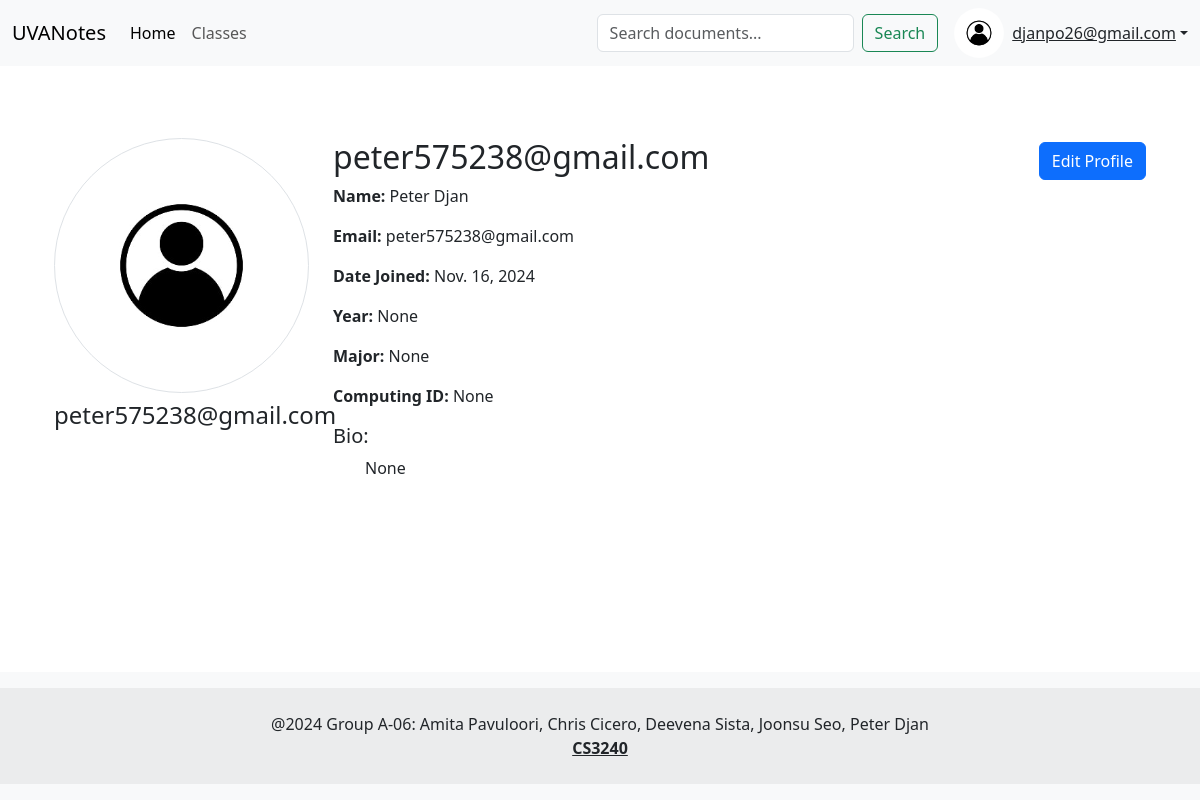
Page /profile/peter575238@gmail.com/ (signed in) on the committed database.
### profiles/models.py (models this page shows, shortened)
class Profile(models.Model):
    USER_TYPE_CHOICES = [('Common', 'Common'),
                         ('PMA Admin', 'PMA Admin'),
                         ('Anonymous', 'Anonymous')
                         ]
    YEAR_CHOICES = [ ('First Year','First Year'),
                    ('Second Year','Second Year'),
                    ('Third Year','Third Year'),
                    ('Fourth Year','Fourth Year')
                    ]
    user = models.OneToOneField(User, on_delete=models.CASCADE)
    computing_id = models.TextField(max_length=10, unique=True, blank=True, null=True, default=None)
    major = models.TextField(max_length=50, blank=True, null=True)
    year = models.CharField(max_length=15, choices=YEAR_CHOICES, blank=True, null=True)
    user_type = models.CharField(max_length=20, default='Common', choices=USER_TYPE_CHOICES)
    date_joined = models.DateField(auto_now_add=True)
    bio = models.TextField(max_length=500, blank=True, null=True)
    profile_pic = models.FileField(upload_to=upload_to_profile_folder, default='profiles/images/testpfp.png')

### profiles/views.py (the view)
# urls.py: path('<str:username>/', views.profile_view, name='profile'),
@login_required
def profile_view(request, username):
    if request.user.username == 'guest':
        messages.warning(request, "Access restricted.")
        return redirect('home')
    user = get_object_or_404(User, username=username)
    profile = get_object_or_404(Profile, user=user)
    return render(request, 'profiles/profile.html', {'profile': profile})

### profiles/context_processors.py (called while the page is built)
def user_profile(request):
    if request.user.is_authenticated:
        try:
            profile = Profile.objects.get(user=request.user)
            return {'user_profile': profile}
        except Profile.DoesNotExist:
            return {'user_profile': None}
    return {}

### profiles/templates/profiles/profile.html (shortened to what this page needs)
{% extends 'base.html' %}
{% load static %}
{% block content %}
<div class="container">
    <div class="row mt-4">
        <div class="col-md-3 justify-content-between">
            <img src="{{ profile.profile_pic.url }}" alt="Profile Picture" class="img-thumbnail rounded-circle">
            <h4 class="mt-2">{{ profile.user.username }}</h4>
        </div>
        <div class="col-md-9">
            <div class="d-flex justify-content-between align-items-center">
                <h2>{{ profile.user.username }}</h2>
                        <a href="{% url 'profiles:editprofile' request.user.username %}" class="btn btn-primary">Edit Profile</a>
            </div>
            <p><strong>Name:</strong> {{ profile.user.first_name }} {{ profile.user.last_name }}</p>
            <p><strong>Email:</strong> {{ profile.user.email }}</p>
            <p><strong>Date Joined:</strong> {{ profile.date_joined }}</p>
            {% if profile.user_type != 'PMA Admin' %}
            <p><strong>Year:</strong> {{ profile.year }}</p>
            <p><strong>Major:</strong> {{ profile.major }}</p>
            <p><strong>Computing ID:</strong> {{ profile.computing_id }}</p>
            <h5>Bio:</h5>
            <ul>
                {{ profile.bio }}
            </ul>
            {% else%}
            <h3><strong>PMA ADMIN</strong></h3>
            {% endif%}
        </div>
    </div>
</div>
{% endblock %}

### mysite/templates/base.html (shortened to what this page needs)
<!DOCTYPE html>
{% load bootstrap5 %}
{% load static %}
<html lang="en">
<head>
    <link rel="stylesheet" href="https://cdn.jsdelivr.net/npm/bootstrap@5.3.3/dist/css/bootstrap.min.css"
>
    <link rel="stylesheet" href="https://cdnjs.cloudflare.com/ajax/libs/bootstrap-icons/1.10.0/font/bootstrap-icons.min.css">
</head>
<body>
    <nav class="navbar navbar-expand-lg navbar-light bg-light">
        <div class="container-fluid">
            <a class="navbar-brand">
                UVANotes
            </a>
            <div class="collapse navbar-collapse">
                <ul class="navbar-nav me-auto mb-2 mb-lg-0">
                    <li class="nav-item">
                        <a class="nav-link active" aria-current="page" href="{% url 'home' %}">Home</a>
                    </li>
                    {% if user.is_authenticated %}
                    <li class="nav-item">
                        <a class="nav-link" href="{% url 'classes:class_list' %}">Classes</a>
                    </li>
                    {% endif %}
                </ul>
                {%if user.is_authenticated and user.username != 'guest'%}
                    <form class="d-flex" action="{% url 'projects:search_documents' %}" method="GET">
                        <input class="form-control me-2" type="search" name="q" placeholder="Search documents..." aria-label="Search">
                        <button class="btn btn-outline-success" type="submit">Search</button>
                    </form>
                {%endif%}
                <div class="ms-3">
                    {% if user.is_authenticated %}
                        {% if user.username != 'guest' %}
                            <div class="dropdown">
                                <a href="#" class="d-flex align-items-center text-dark dropdown-toggle" id="userDropdown" data-bs-toggle="dropdown" aria-expanded="false">
                                    {% if user_profile and user_profile.profile_pic %}
                                        <img src="{{ user_profile.profile_pic.url }}" alt="User" width="50" height="50" class="rounded-circle">
                                    {% endif %}
                                    <span class="ms-2">{{ user.username }}</span>
                                </a>
                            </div>
                     {% else %}
                        <a class="btn btn-outline-secondary" href="{% url 'login:logout' %}">Logout</a>
                     {% endif %}
                    {% else %}
                        <a class="btn btn-outline-secondary px-4 " href="{% url 'login:anonymous_login' %}">View Classes and Projects</a>
                        <a class="btn btn-outline-primary  px-4 me-sm-3" href="{% url 'login:login' %}">
                            <i class="bi bi-google"></i> Login
                        </a>
                    {% endif %}
                </div>
            </div>
        </div>
    </nav>
    <div class="container mt-4">
        {% block content %}{% endblock %}
    </div>
    <footer class="footer mt-auto py-3 bg-light text-center">
        <div class="text-center p-4" style="background-color: rgba(0, 0, 0, 0.05);">
            @2024 Group A-06: Amita Pavuloori, Chris Cicero, Deevena Sista, Joonsu Seo, Peter Djan
            <br><a class="text-reset fw-bold" href="https://f24.cs3240.org">CS3240</a>
        </div>
    </footer>
</body>
</html>

### mysite/templates/base.html (style rules this page uses)
html, body { height: 100%; }
body { display: flex; flex-direction: column; }
.footer { flex-shrink: 0; }

### rows in the picture
Profile: profile_pic (picture)
Profile: profile_pic (picture), user.username "peter575238@gmail.com", user.first_name "Peter", user.last_name "Djan", user.email "peter575238@gmail.com", date_joined "Nov. 16, 2024", year "None", major "None", computing_id "None", bio "None"

### other values in the picture
{{ user.username }} "djanpo26@gmail.com"
